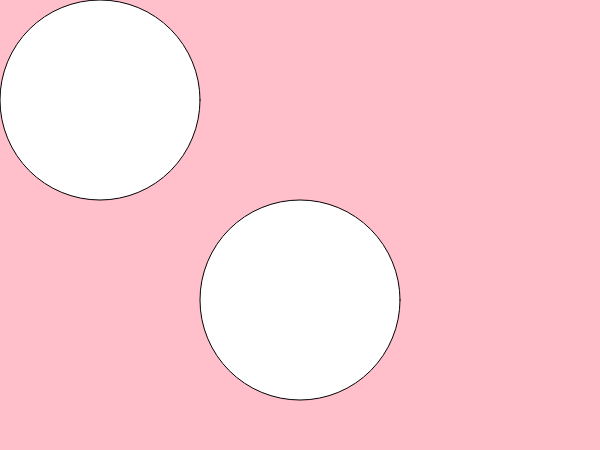
Frame 1 (no input)
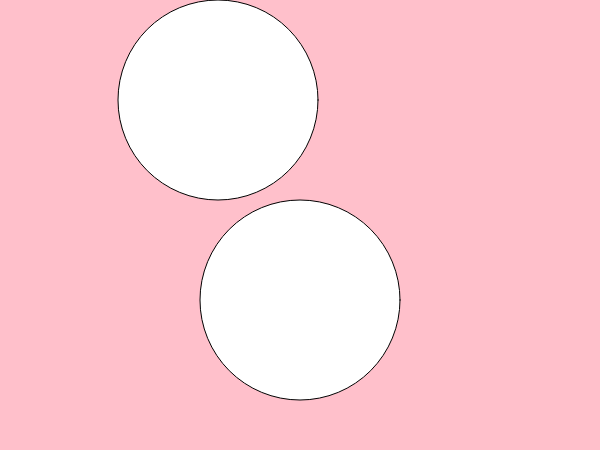
Frame 60 (no input)
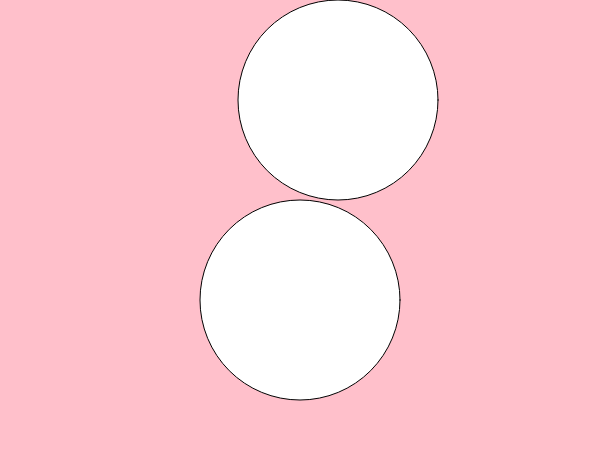
Frame 120 (the mouse pressed at the canvas centre since frame 60)

The p5.js sketch that drew these frames (run headless with seeded random() and noise() and a simulated clock; from frame 60 on, the mouse is pressed at the canvas centre):

// p5.js sketch
// ── sketch.js
let x = 100;
let y = 100;
function setup() 
{
  createCanvas(600, 450);
}

function draw()
{
  background("pink");
  ellipse(x,y,200,200)
  ellipse(300,300,200,200)
  x +=2;
  if (x>width)
  {
      x=0;
  }
}
